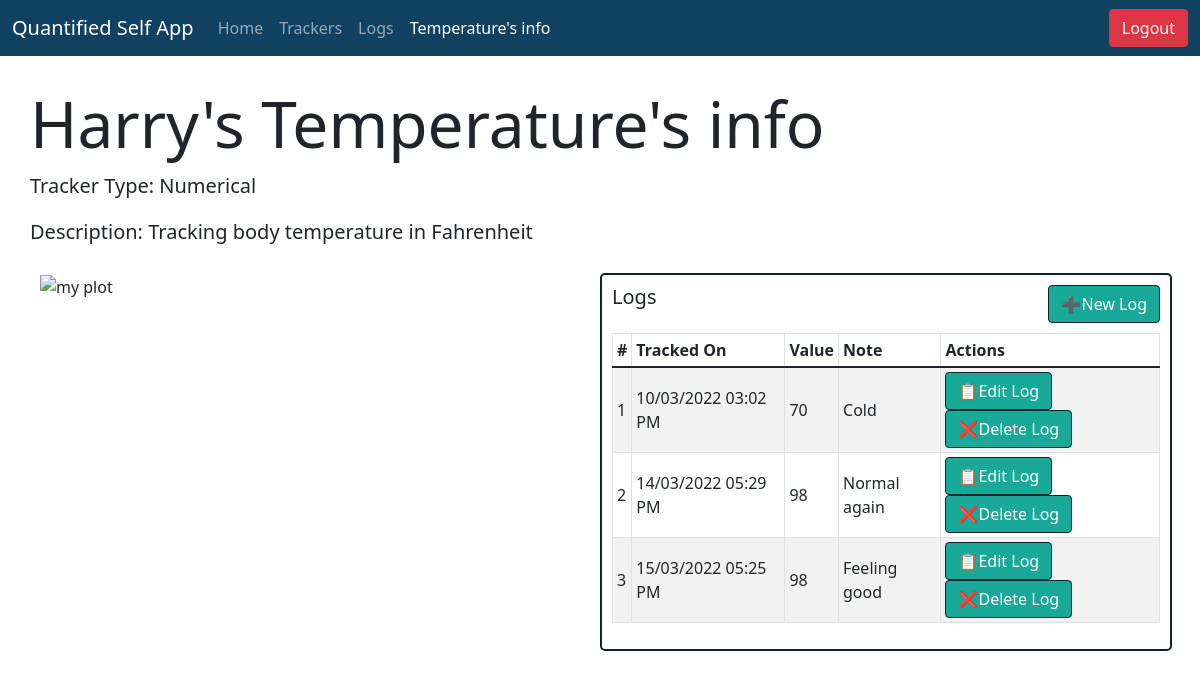
The page /user/Harry/tracker/1 (signed in) on the database as committed earlier.
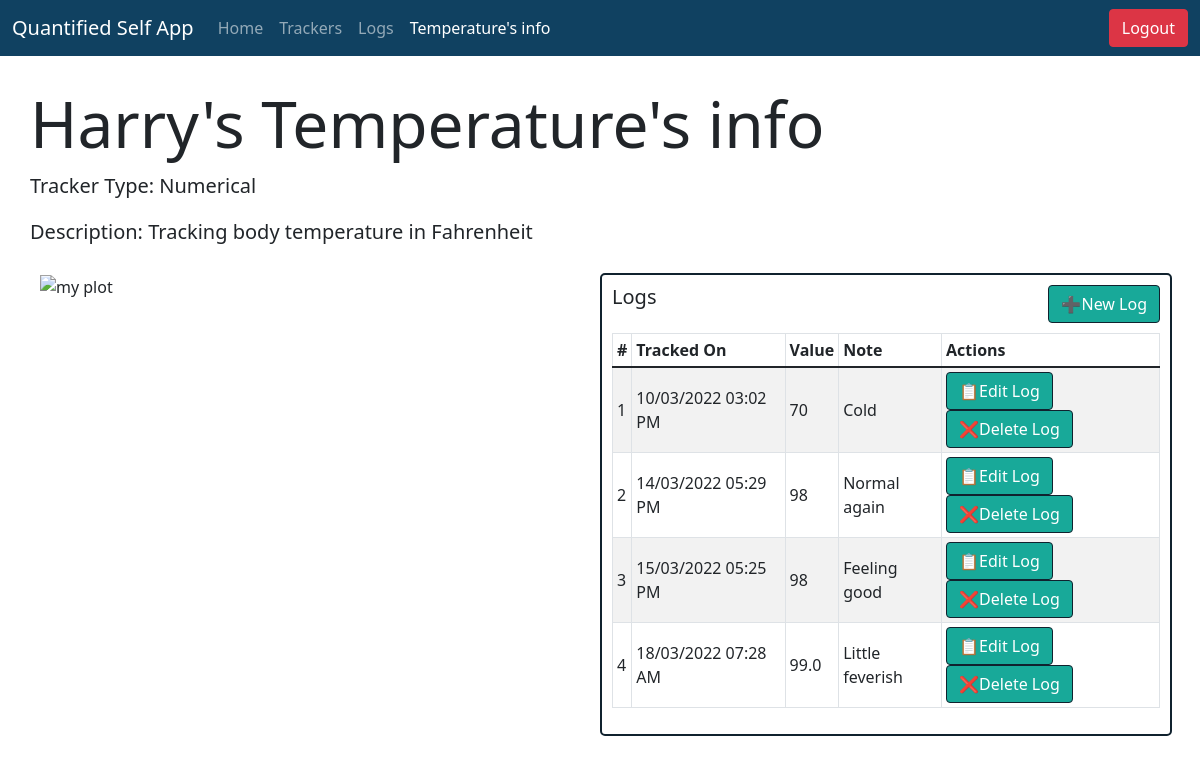
The same page on the database as committed later.
### models.py (models this page shows)
class Logs_Model(db.Model):
  __tablename__ = "Logs"
  log_id = db.Column(db.Integer, autoincrement=True, primary_key=True)
  value = db.Column(db.String, nullable=False)
  note = db.Column(db.String)
  timestamp = db.Column(db.String, nullable=False)
  user_id = db.Column(db.Integer, db.ForeignKey("Users.user_id"), primary_key=True, nullable=False)
  tracker_id = db.Column(db.Integer, db.ForeignKey("Trackers.tracker_id"), primary_key=True, nullable=False)

### app/userviews.py (the view)
@app.route("/user/<username>/tracker/<int:tracker_id>")
@login_required
def user_tracker_info(username, tracker_id):
    logs = Logs_Model.query.filter_by(tracker_id=tracker_id, user_id=current_user.user_id).all()
    tracker = Trackers_Model.query.filter_by(tracker_id=tracker_id).first()
    s = None
    try:
        choices = Selectable_Values_Model.query.filter_by(tracker_id=tracker_id).first()
        s = choices.selectables
    except:
        pass
    condition = False
    if (tracker.tracker_type == "Numerical" or tracker.tracker_type == "Time Duration") and logs:
        condition = True
    return render_template("user_tracker_info.html", username=username, tracker=tracker, condition=condition, logs=logs, s=s)

### app/userviews.py (called while the page is built)
@login_manager.user_loader
def load_user(user_id):
    return Users_Model.query.get(user_id)

### templates/user_tracker_info.html (shortened to what this page needs)
<!DOCTYPE html>
<html lang="en">
<head>
    <link rel="stylesheet" href="/css/bootstrap.css">
    <link rel="stylesheet" href="/css/styles.css">
</head>
<body>
    <nav class="navbar navbar-expand-lg navbar-dark" style="background-color: #104161;">
        <div class="container-fluid">
          <a class="navbar-brand" href="#">Quantified Self App</a>
          <div class="collapse navbar-collapse" id="navbarNavAltMarkup">
            <div class="navbar-nav">
              <a class="nav-link" aria-current="page" href="/user/{{username}}/home">Home</a>
              <a class="nav-link" href="/user/{{username}}/trackers">Trackers</a>
              <a class="nav-link" href="/user/{{username}}/logs">Logs</a>
              <a class="nav-link active" href="#">{{tracker.tracker_name}}'s info</a>
            </div>
          </div>
          <a class="btn btn-danger" role="button" href="/user/logout" >Logout</a>
        </div>
    </nav>
    <div class="container-fluid" style="padding: 30px;">
        <div class="row justify-content-between">
          <h1 class="display-3">
            {{username}}'s {{tracker.tracker_name}}'s info
          </h1>
          <p class="lead"><strong>Tracker Type: {{tracker.tracker_type}}</strong></p>
          <p class="lead"><strong>Description: {{tracker.tracker_desc}}</strong></p>
        </div>
        <div class="row" style="padding: 10px;">
          {% if condition %}
          <div class="col-sm justify-content-center">
            <img src="/plot_png/{{tracker.tracker_id}}" alt="my plot" height="100%" width="100%" style="object-fit: contain;">
          </div>
          {% endif %}
          <div class="col-sm justify-content-center" id="my-col">
            <div class="row justify-content-between" style="padding-bottom: 10px;">
              <div class="col-3">
                <h5>Logs</h5>
              </div>
              <div class="col-auto">
                <a href="/user/{{username}}/logs/{{tracker.tracker_id}}/add" style="border: 0.5px solid #10222E; background-color: #18A999; color: white; text-align: right;" class="btn">➕New Log</a>
              </div>
            </div>
            <div class="table-responsive">
              <table class="table table-sm table-bordered table-striped align-middle">
                <thead>
                  <tr>
                    <th scope="col">#</th>
                    <th scope="col">Tracked On</th>
                    <th scope="col">Value</th>
                    <th scope="col">Note</th>
                    <th scope="col">Actions</th>
                  </tr>
                </thead>
                <tbody>
                  {% for log in logs %}
                  <tr>
                    <td>{{loop.index}}</td>
                    <td>{{log.timestamp}}</td>
                    <td>{{log.value}}</td>
                    <td>{{log.note}}</td>
                    <td>
                      <a href="/user/{{username}}/logs/{{log.log_id}}/edit" class="btn" id="my-button">📋Edit Log</a>
                      <a href="/user/{{username}}/logs/{{log.log_id}}/delete"class="btn" id="my-button">❌Delete Log</a>
                    </td>
                  </tr>
                  {% endfor %}
                </tbody>
              </table>
            </div>
          </div>
        </div>
    </div>
</body>
</html>

Rows that differ between the two databases and show on the page:
added Logs_Model: timestamp "18/03/2022 07:28 AM", value "99.0", note "Little feverish"
